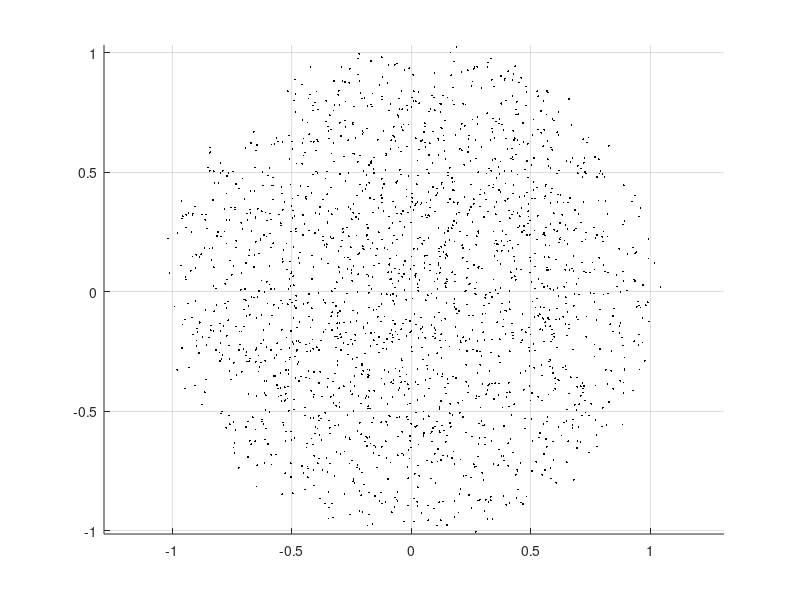

This figure's MATLAB source: (Note: this script raises an error after producing the figure.)
% Test duality of rotations in tangent space: i.e. so(3)
%
% Tangent space represntation is not unique: for any rotation you can
% equivalently rotate by 2*pi-theta about the same axis, and the resulting
% tangent space representation is on the same line as the original through
% the origin, but not as easy to distinguish as with quaternions where the
% two representations simply have opposite signs. Here we check that for
% small(ish) rotations - those whose angle is < 180deg) we can always
% choose the rotation with smaller angle of rotation (<180deg) to maintain
% a unique representation that can be sampled, averaged, etc...
%
% Max Rotation Angle          Dual Rotation Angle           Margin
% ------------------          --------------------          ------
%       10 deg                       350 deg                340 deg
%       30 deg                       330 deg                300 deg
%       60 deg                       300 deg                240 deg
%       90 deg                       270 deg                180 deg
%      120 deg                       240 deg                120 deg
%      180 deg                       180 deg                  0 deg

% restart
close all; clear all; clc;
rng('default');

% options
N_samp = 2000;
theta_max = 60*pi/180;

% data storage, etc.
loop_counter = 0;
N_accepted = 0;
t_samp = zeros(3,N_samp);

% sample rotations uniformly via rejection method
while N_accepted < N_samp  
    x = (2*rand(3,1)-1);
    if( norm(x) <= 1.0 )
        N_accepted = N_accepted + 1;
        t_samp(:,N_accepted) = theta_max*x;
    end
    loop_counter = loop_counter + 1;
end
fprintf('Rejction method sampling complete, acceptance ratio: %6.2f%%\n',100*N_accepted/loop_counter);

% show samples
figure;
hold on; grid on; axis equal;
plot3(t_samp(1,:),t_samp(2,:),t_samp(3,:),'.','MarkerSize',4,'Color',[0 0 0]);

% prepare for  
neg_count = 0;
maxmin = [0 inf];
for sampIdx = 1:N_samp
   
    t = t_samp(:,sampIdx);
    theta = zeros(2,1);
    theta(1) = norm(t);          % this one will be positive
    theta(2) = theta(1) - 2*pi;  % this one will be negative
    
    % sort angles so the angle closeset to zero is first
    % this should only be necessary if theta_max > 180deg
    [~,so] = sort(abs(theta));
    if(so(1) ~= 1)
        warning('Corrected sort order.');
    end
    theta = theta(so);
    
    % extract unit vector for this rotation
    u1 = t/theta(1);
    
    % compute equivalent tangent space vectors
    t_equiv = [ theta(1)*u1 theta(2)*u1];
    q_equiv = tang2quat(t_equiv);
    if(sign(q_equiv(1,1)) == -1)
        neg_count = neg_count + 1
    end
    
    % compute norms: distance of each point from origin
    norms = vecnorm(t_equiv);
    if( norms(1) > maxmin(1) )
        maxmin(1) = norms(1);
    end
    if( norms(2) < maxmin(2) )
        maxmin(2) = norms(2);
    end
    
    % plot results
    plot3(t_equiv(1,:),t_equiv(2,:),t_equiv(3,:),'-','LineWidth',1,'Color',[0 0 0]);
    plot3(t_equiv(1,1),t_equiv(2,1),t_equiv(3,1),'.','MarkerSize',20,'Color',[0.8 0 0]);
    plot3(t_equiv(1,2),t_equiv(2,2),t_equiv(3,2),'.','MarkerSize',20,'Color',[0 0 0.8]);
end
fprintf('Radial disp. in so(3) (i.e. rotation margin) btwn primary and dual reps: %6.2f deg\n',(maxmin(2)-maxmin(1))*180/pi);